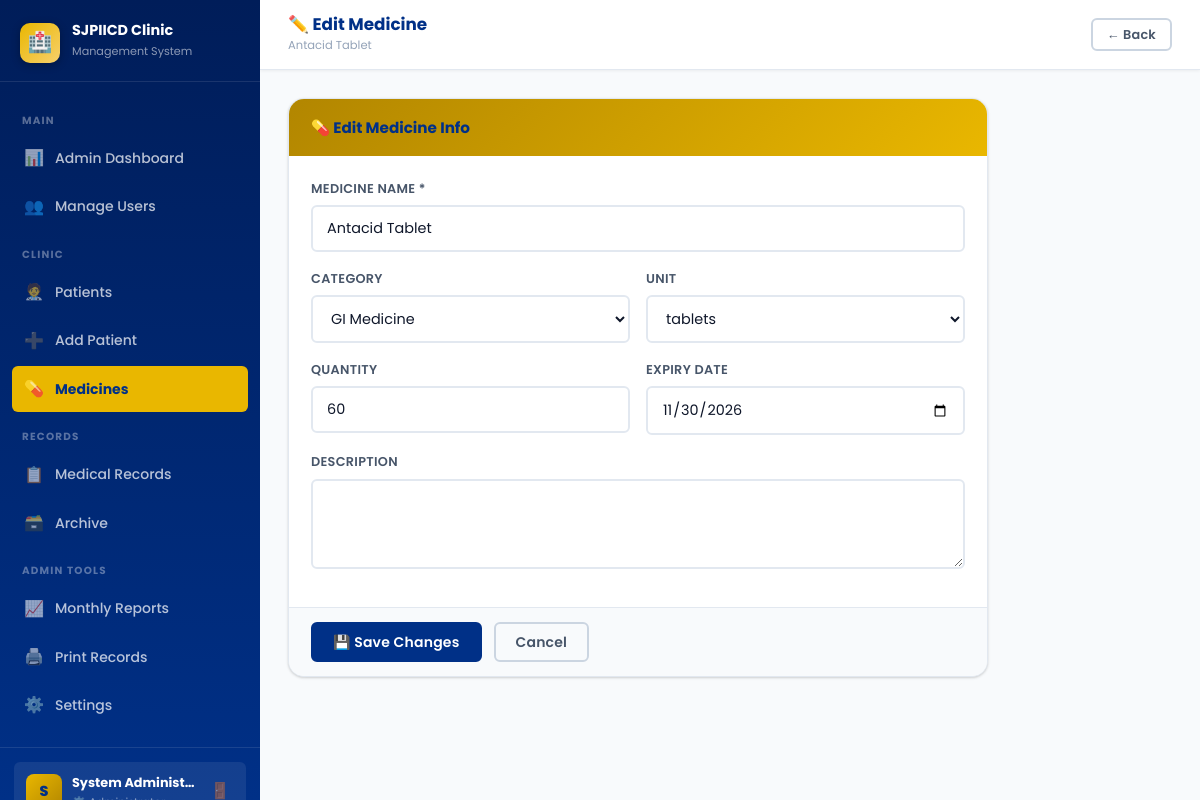
The page /medicines/edit.php?id=5 (signed in) on the database its author committed.
### tables this page shows
CREATE TABLE IF NOT EXISTS `medicines` (
  `id` INT AUTO_INCREMENT PRIMARY KEY,
  `medicine_name` VARCHAR(200) NOT NULL,
  `category` VARCHAR(100) DEFAULT NULL,
  `quantity` INT NOT NULL DEFAULT 0,
  `unit` VARCHAR(50) DEFAULT 'pcs',
  `expiry_date` DATE DEFAULT NULL,
  `description` TEXT DEFAULT NULL,
  `status` ENUM('available','low','out_of_stock','expired') DEFAULT 'available',
  `created_at` TIMESTAMP DEFAULT CURRENT_TIMESTAMP
);

### medicines/edit.php (the view, shortened to what this page needs)
<?php
require_once '../config/db.php';
$id = (int)($_GET['id']??0);
$med = $conn->query("SELECT * FROM medicines WHERE id=$id")->fetch_assoc();
$m = $med;
?>
<!DOCTYPE html>
<html lang="en">
<head>
<link rel="stylesheet" href="../css/style.css">
</head>
<body>
<div class="app-layout">
  <?php include '../includes/sidebar.php'; ?>
  <div class="main-content">
    <div class="topbar">
      <div class="topbar-title"><h3>✏️ Edit Medicine</h3><p><?= htmlspecialchars($m['medicine_name']) ?></p></div>
      <div class="topbar-right"><a href="list.php" class="btn btn-outline btn-sm">← Back</a></div>
    </div>
    <div class="page-content">
      <div class="card" style="max-width:700px">
        <div class="card-header card-header-yellow"><h3>💊 Edit Medicine Info</h3></div>
        <form method="POST">
        <div class="card-body">
          <div class="form-group"><label>Medicine Name *</label><input type="text" name="medicine_name" value="<?= htmlspecialchars($m['medicine_name']) ?>" required></div>
          <div class="form-row">
            <div class="form-group">
              <label>Category</label>
              <select name="category">
                <?php foreach(['Analgesic','Antibiotic','Antihistamine','Antiviral','NSAID','GI Medicine','Electrolyte','Antiseptic','Supplement','Cardiovascular','Respiratory','Other'] as $c): ?>
                <option value="<?= $c ?>" <?= $m['category']===$c?'selected':'' ?>><?= $c ?></option>
                <?php endforeach; ?>
              </select>
            </div>
            <div class="form-group">
              <label>Unit</label>
              <select name="unit">
                <?php foreach(['tablets','capsules','bottles','sachets','ampules','vials','pcs','ml'] as $u): ?>
                <option value="<?= $u ?>" <?= $m['unit']===$u?'selected':'' ?>><?= $u ?></option>
                <?php endforeach; ?>
              </select>
            </div>
          </div>
          <div class="form-row">
            <div class="form-group"><label>Quantity</label><input type="number" name="quantity" min="0" value="<?= $m['quantity'] ?>"></div>
            <div class="form-group"><label>Expiry Date</label><input type="date" name="expiry_date" value="<?= $m['expiry_date']??'' ?>"></div>
          </div>
          <div class="form-group"><label>Description</label><textarea name="description"><?= htmlspecialchars($m['description']??'') ?></textarea></div>
        </div>
        <div class="card-footer" style="display:flex;gap:12px">
          <button type="submit" class="btn btn-primary">💾 Save Changes</button>
          <a href="list.php" class="btn btn-outline">Cancel</a>
        </div>
        </form>
      </div>
    </div>
  </div>
</div>
</body>
</html>

### css/style.css (style rules this page uses)
:root { --blue-dark: #003087; --blue-mid: #0050B3; --blue-light: #4A90D9; --blue-pale: #E8F4FD; --yellow: #E9B700; --yellow-light:#F7D06C; --yellow-bg: #FFF3D9; --yellow-dark: #B28600; --white: #FFFFFF; --gray-50: #F8FAFC; --gray-100: #F1F5F9; --gray-200: #E2E8F0; --gray-300: #CBD5E1; --gray-500: #94A3B8; --gray-600: #64748B; --gray-700: #475569; --gray-900: #0F172A; --danger: #DC2626; --danger-bg: #FEF2F2; --success: #16A34A; --success-bg: #F0FDF4; --warning: #D97706; --warning-bg: #FFFBEB; --info: #2563EB; --shadow-xs: 0 1px 2px rgba(0,0,0,0.08); --shadow-sm: 0 1px 3px rgba(0,0,0,0.12), 0 1px 2px rgba(0,0,0,0.06); --shadow-md: 0 4px 6px rgba(0,0,0,0.07), 0 2px 4px rgba(0,0,0,0.06); --shadow-lg: 0 10px 15px rgba(0,0,0,0.10), 0 4px 6px rgba(0,0,0,0.05); --shadow-xl: 0 20px 40px rgba(0,0,0,0.15); --radius: 16px; --radius-sm: 10px; --radius-xs: 6px; --sidebar-w: 260px; --topbar-h: 70px; --transition: all 0.2s cubic-bezier(0.4,0,0.2,1); }
* { box-sizing: border-box; margin: 0; padding: 0; }
html { scroll-behavior: smooth; }
body { font-family: 'Poppins', 'Segoe UI', system-ui, sans-serif; background: var(--gray-50); color: var(--gray-900); line-height: 1.65; font-size: 14.5px; -webkit-font-smoothing: antialiased; }
a { text-decoration: none; color: inherit; }
input, select, textarea, button { font-family: inherit; }
.form-group { display:flex; flex-direction:column; gap:6px; margin-bottom:16px; }
.form-group label { font-size:.8rem; font-weight:600; color:var(--gray-700); letter-spacing:.3px; text-transform:uppercase; }
.form-group input,.form-group select,.form-group textarea { padding:11px 14px; border:2px solid var(--gray-200); border-radius:var(--radius-xs); font-size:.9rem; color:var(--gray-900); background:var(--white); transition:var(--transition); outline:none; }
.form-group textarea { resize:vertical; min-height:90px; }
.form-group select { cursor:pointer; }
.form-group input::placeholder,.form-group textarea::placeholder { color:var(--gray-300); }
.form-row { display:grid; grid-template-columns:1fr 1fr; gap:16px; }
.btn { display:inline-flex; align-items:center; justify-content:center; gap:7px; padding:10px 20px; border-radius:var(--radius-xs); font-size:.875rem; font-weight:600; cursor:pointer; border:2px solid transparent; transition:var(--transition); white-space:nowrap; line-height:1.2; letter-spacing:.2px; }
.btn-primary { background:var(--blue-dark); color:var(--white); border-color:var(--blue-dark); }
.btn-outline { background:transparent; color:var(--gray-700); border-color:var(--gray-300); }
.btn-sm { padding:7px 14px; font-size:.8rem; }
.app-layout { display:flex; min-height:100vh; }
.main-content { flex:1; margin-left:var(--sidebar-w); min-height:100vh; display:flex; flex-direction:column; }
.topbar { height:var(--topbar-h); background:var(--white); border-bottom:1px solid var(--gray-200); display:flex; align-items:center; justify-content:space-between; padding:0 28px; position:sticky; top:0; z-index:50; box-shadow:0 1px 3px rgba(0,0,0,.06); gap:16px; }
.topbar-title h3 { font-size:1.05rem; font-weight:700; color:var(--blue-dark); display:flex; align-items:center; gap:8px; line-height:1.2; }
.topbar-title p { font-size:.72rem; color:var(--gray-500); margin-top:1px; }
.topbar-right { display:flex; align-items:center; gap:12px; flex-shrink:0; }
.page-content { flex:1; padding:28px; }
.card { background:var(--white); border-radius:var(--radius); box-shadow:var(--shadow-sm); overflow:hidden; border:1px solid var(--gray-200); }
.card-header { background:var(--blue-dark); color:var(--white); padding:16px 22px; display:flex; align-items:center; justify-content:space-between; gap:12px; }
.card-header h3 { font-size:.95rem; font-weight:700; display:flex; align-items:center; gap:8px; }
.card-header-yellow { background:linear-gradient(135deg,var(--yellow-dark),var(--yellow)); color:var(--blue-dark); }
.card-body { padding:22px; }
.card-footer { padding:14px 22px; border-top:1px solid var(--gray-200); background:var(--gray-50); display:flex; align-items:center; gap:10px; }

### rows shown on the page
medicines: medicine_name "Antacid Tablet", category "GI Medicine", unit "tablets", quantity "60", expiry_date "11/30/2026"

### other values the page prints
substr($_SESSION['full_name'],0,1) "S"
$_SESSION['full_name'] "System Administ…"
